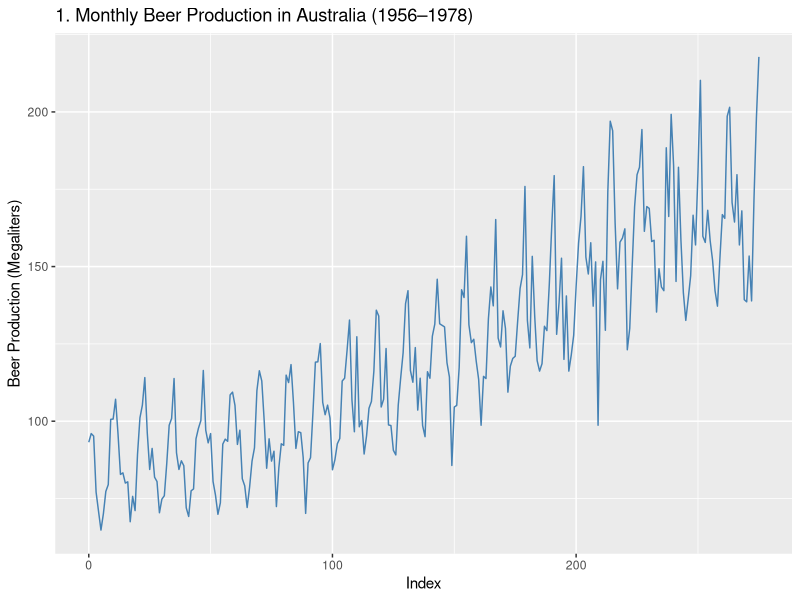
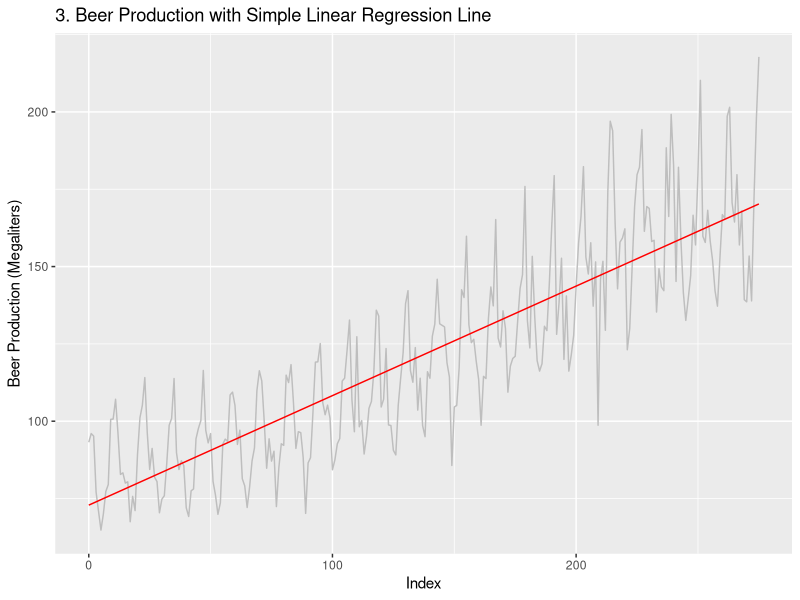
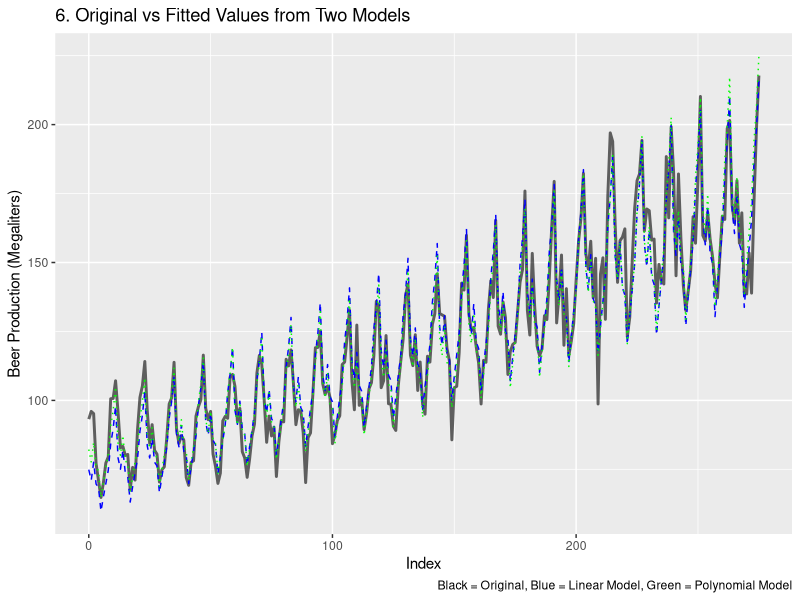

Recreate these plots in R, in order.
# === Load Required Libraries ===
# install.packages(c("lubridate", "ggplot2", "dplyr", "car", "readxl", "httpgd"))

library(readxl)
library(ggplot2)
library(lubridate)
library(dplyr)
library(car)      # for Durbin-Watson test
# library(httpgd)


# === Load Data ===
data <- read_excel("6304 Assignment 5 Data.xlsx")

# === Rename Columns ===
colnames(data) <- c("index", "date", "production")

# === Create Year and Month Columns ===
data$year <- year(data$date)
data$month <- month(data$date)

# === 1. Line Plot of Production Over Time ===
ggplot(data, aes(x = index, y = production)) +
  geom_line(color = "steelblue") +
  labs(
    title = "1. Monthly Beer Production in Australia (1956–1978)",
    x = "Index",
    y = "Beer Production (Megaliters)"
  )

# === 2. Simple Regression Mdel ===
model1 <- lm(production ~ index, data = data)
summary(model1)

# Slope and correlation
slope <- coef(model1)[["index"]]
predicted <- predict(model1)
correlation <- cor(data$production, predicted)

cat("Slope of regression line:", slope, "\n")
cat("Correlation coefficient:", correlation, "\n")

# === 3. Plot with Regression Line ===
ggplot(data, aes(x = index, y = production)) +
  geom_line(color = "gray") +
  geom_line(aes(y = predicted), color = "red") +
  labs(
    title = "3. Beer Production with Simple Linear Regression Line",
    x = "Index",
    y = "Beer Production (Megaliters)"
  )

# === 4. Durbin-Watson Test ===
dw_result <- durbinWatsonTest(model1)
print(dw_result)

# === 5. Seasonal Index and Deseasonalization ===
data$month <- factor(data$month, levels = 1:12)
monthly_avg <- data %>%
  group_by(month) %>%
  summarise(avg_monthly_prod = mean(production))

# Join Seasonal Indicees
data <- left_join(data, monthly_avg, by = "month")
data$seasonal_index <- data$avg_monthly_prod
data$deseasonalized <- data$production / data$seasonal_index * mean(data$seasonal_index)

# === Two Regression Models on Deseasonalized Data ===
# Model A: Simple Linear
model_a <- lm(deseasonalized ~ index, data = data)

# Model B: Polynomial
model_b <- lm(deseasonalized ~ index + I(index^2), data = data)

# Reseasonalize Fited Values
data$fit_a <- predict(model_a)
data$fit_b <- predict(model_b)
data$reseason_a <- data$fit_a * data$seasonal_index / mean(data$seasonal_index)
data$reseason_b <- data$fit_b * data$seasonal_index / mean(data$seasonal_index)

# === 6. Plot Original vs Reseasonalized Models ===
ggplot(data, aes(x = index)) +
  geom_line(aes(y = production), color = "black", linewidth = 1, alpha = 0.6) +
  geom_line(aes(y = reseason_a), color = "blue", linetype = "dashed") +
  geom_line(aes(y = reseason_b), color = "green", linetype = "dotted") +
  labs(
    title = "6. Original vs Fitted Values from Two Models",
    x = "Index",
    y = "Beer Production (Megaliters)",
    caption = "Black = Original, Blue = Linear Model, Green = Polynomial Model"
  )